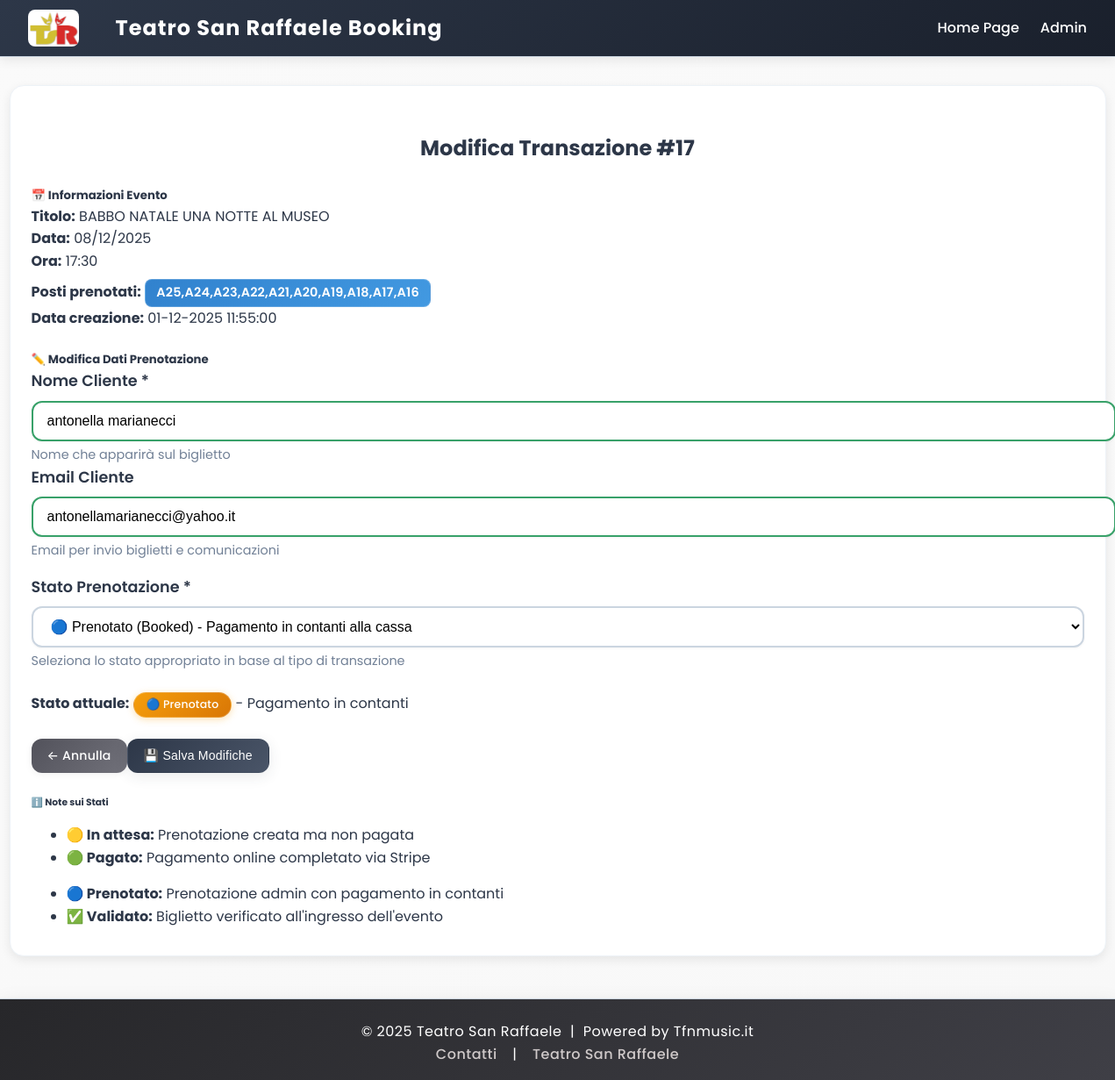
Page /edit_transaction/17 (signed in) on the committed database.
### tables this page shows
CREATE TABLE bookings (
    id INTEGER PRIMARY KEY AUTOINCREMENT,
    event_id INTEGER NOT NULL,
    name TEXT NOT NULL,
    email TEXT NOT NULL,
    seats TEXT NOT NULL,          -- posti separati da , 
    status REAL DEFAULT 0 , -- 0=libero, 1=pending ,2 = acquistato , 3 = validato
    created_at TEXT NOT NULL,
    FOREIGN KEY(event_id) REFERENCES events(id)
);

CREATE TABLE events (
    id INTEGER PRIMARY KEY AUTOINCREMENT,
    title TEXT NOT NULL,
    date TEXT NOT NULL,
    time TEXT NOT NULL,
    price REAL NOT NULL,
    poster_url TEXT,
    visible INTEGER DEFAULT 1
);

### app.py (the view, shortened to what this page needs)
@app.route('/edit_transaction/<int:booking_id>', methods=['GET', 'POST'])
@login_required
def edit_transaction(booking_id):
    booking = get_booking_by_id(booking_id)
    if not booking:
        flash('Prenotazione non trovata.', 'error')
        return redirect(url_for('dashboard'))
    event = get_event_by_id(booking['event_id'])
    if not event:
        flash('Evento non trovato.', 'error')
        return redirect(url_for('dashboard'))
    return render_template('edit_transaction.html', booking=booking, event=event)

### app.py (called while the page is built)
@app.context_processor
def inject_now():
    return {'now': datetime.now}

### auth.py (called while the page is built)
def login_required(f):
    @wraps(f)
    def decorated_function(*args, **kwargs):
        if session.get('logged_in') != True:
            return redirect(url_for('admin'))
        return f(*args, **kwargs)
    return decorated_function

### database.py (called while the page is built)
def get_db():
    conn = sqlite3.connect(DB_PATH)
    conn.row_factory = sqlite3.Row
    return conn

def get_event_by_id(event_id):
    conn = get_db()
    event = conn.execute('SELECT * FROM events WHERE id=?', (event_id,)).fetchone()
    conn.close()
    return event

def get_booking_by_id(booking_id):
    conn = get_db()
    booking = conn.execute('SELECT * FROM bookings WHERE id=?', (booking_id,)).fetchone()
    conn.close()
    return booking

### templates/edit_transaction.html (shortened to what this page needs)
{% extends 'base.html' %}
{% block content %}
<div class="container-fluid">
    <div class="row justify-content-center">
        <div class="col-md-8">
            <h2 class="text-center mb-4">Modifica Transazione #{{ booking.id }}</h2>
            <div class="card mb-4">
                <div class="card-header">
                    <h5 class="mb-0">📅 Informazioni Evento</h5>
                </div>
                <div class="card-body">
                    <div class="row">
                        <div class="col-md-6">
                            <strong>Titolo:</strong> {{ event.title }}
                        </div>
                        <div class="col-md-3">
                            <strong>Data:</strong> {{ event.date }}
                        </div>
                        <div class="col-md-3">
                            <strong>Ora:</strong> {{ event.time }}
                        </div>
                    </div>
                    <div class="row mt-2">
                        <div class="col-md-6">
                            <strong>Posti prenotati:</strong> <span class="badge badge-info">{{ booking.seats }}</span>
                        </div>
                        <div class="col-md-6">
                            <strong>Data creazione:</strong> {{ booking.created_at }}
                        </div>
                    </div>
                </div>
            </div>
            <div class="card">
                <div class="card-header">
                    <h5 class="mb-0">✏️ Modifica Dati Prenotazione</h5>
                </div>
                <div class="card-body">
                    <form method="post">
                        <div class="row mb-3">
                            <div class="col-md-6">
                                <label for="name" class="form-label">Nome Cliente *</label>
                                <input type="text" class="form-control" id="name" name="name" value="{{ booking.name }}"
                                    required maxlength="100" placeholder="Nome completo del cliente">
                                <div class="form-text">Nome che apparirà sul biglietto</div>
                            </div>
                            <div class="col-md-6">
                                <label for="email" class="form-label">Email Cliente</label>
                                <input type="text" class="form-control" id="email" name="email"
                                    value="{{ booking.email }}" maxlength="200" placeholder="email@esempio.com">
                                <div class="form-text">Email per invio biglietti e comunicazioni</div>
                            </div>
                        </div>
                        <div class="row mb-4">
                            <div class="col-md-12">
                                <label for="status" class="form-label">Stato Prenotazione *</label>
                                <select class="form-select" id="status" name="status" required>
                                    <option value="3" {% if booking.status==3 %}selected{% endif %}>
                                        🔵 Prenotato (Booked) - Pagamento in contanti alla cassa
                                    </option>
                                </select>
                                <div class="form-text">
                                    Seleziona lo stato appropriato in base al tipo di transazione
                                </div>
                            </div>
                        </div>
                        <div class="alert alert-info mb-4">
                            <strong>Stato attuale:</strong>
                            {% if booking.status == 1 %}
                            <span class="badge badge-pending">🟡 In attesa</span> - Prenotazione in sospeso
                            {% elif booking.status == 2 %}
                            <span class="badge badge-paid">🟢 Pagato</span> - Pagamento completato online
                            {% elif booking.status == 3 %}
                            <span class="badge badge-validated">🔵 Prenotato</span> - Pagamento in contanti
                            {% elif booking.status == 4 %}
                            <span class="badge badge-paid">✅ Validato</span> - Biglietto verificato
                            {% else %}
                            <span class="badge badge-unknown">❓ Sconosciuto</span>
                            {% endif %}
                        </div>
                        <div class="d-flex justify-content-between">
                            <a href="{{ url_for('event_transactions', event_id=event.id) }}" class="btn btn-secondary">
                                ← Annulla
                            </a>
                            <button type="submit" class="btn btn-primary">
                                💾 Salva Modifiche
                            </button>
                        </div>
                    </form>
                </div>
            </div>
            <div class="card mt-4">
                <div class="card-header">
                    <h6 class="mb-0">ℹ️ Note sui Stati</h6>
                </div>
                <div class="card-body">
                    <div class="row">
                        <div class="col-md-6">
                            <ul class="list-unstyled mb-0">
                                <li><strong>🟡 In attesa:</strong> Prenotazione creata ma non pagata</li>
                                <li><strong>🟢 Pagato:</strong> Pagamento online completato via Stripe</li>
                            </ul>
                        </div>
                        <div class="col-md-6">
                            <ul class="list-unstyled mb-0">
                                <li><strong>🔵 Prenotato:</strong> Prenotazione admin con pagamento in contanti</li>
                                <li><strong>✅ Validato:</strong> Biglietto verificato all'ingresso dell'evento</li>
                            </ul>
                        </div>
                    </div>
                </div>
            </div>
        </div>
    </div>
</div>
{% endblock %}

### rows in the picture
bookings: id "17", seats "A25,A24,A23,A22,A21,A20,A19,A18,A17,A16", created_at "01-12-2025 11:55:00", name "antonella marianecci", email "antonellamarianecci@yahoo.it", status "🔵 Prenotato (Booked) - Pagamento in contanti alla cassa"
events: title "BABBO NATALE UNA NOTTE AL MUSEO", date "08/12/2025", time "17:30"
